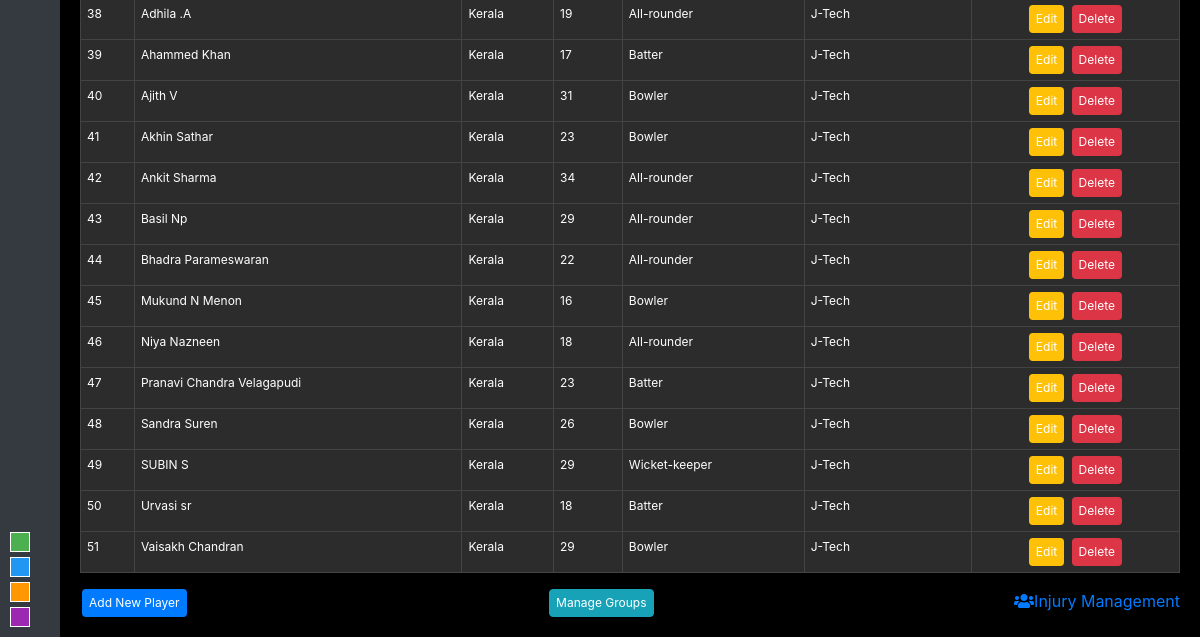
Before: /player_app/ (signed in, lower part) with the older database file.
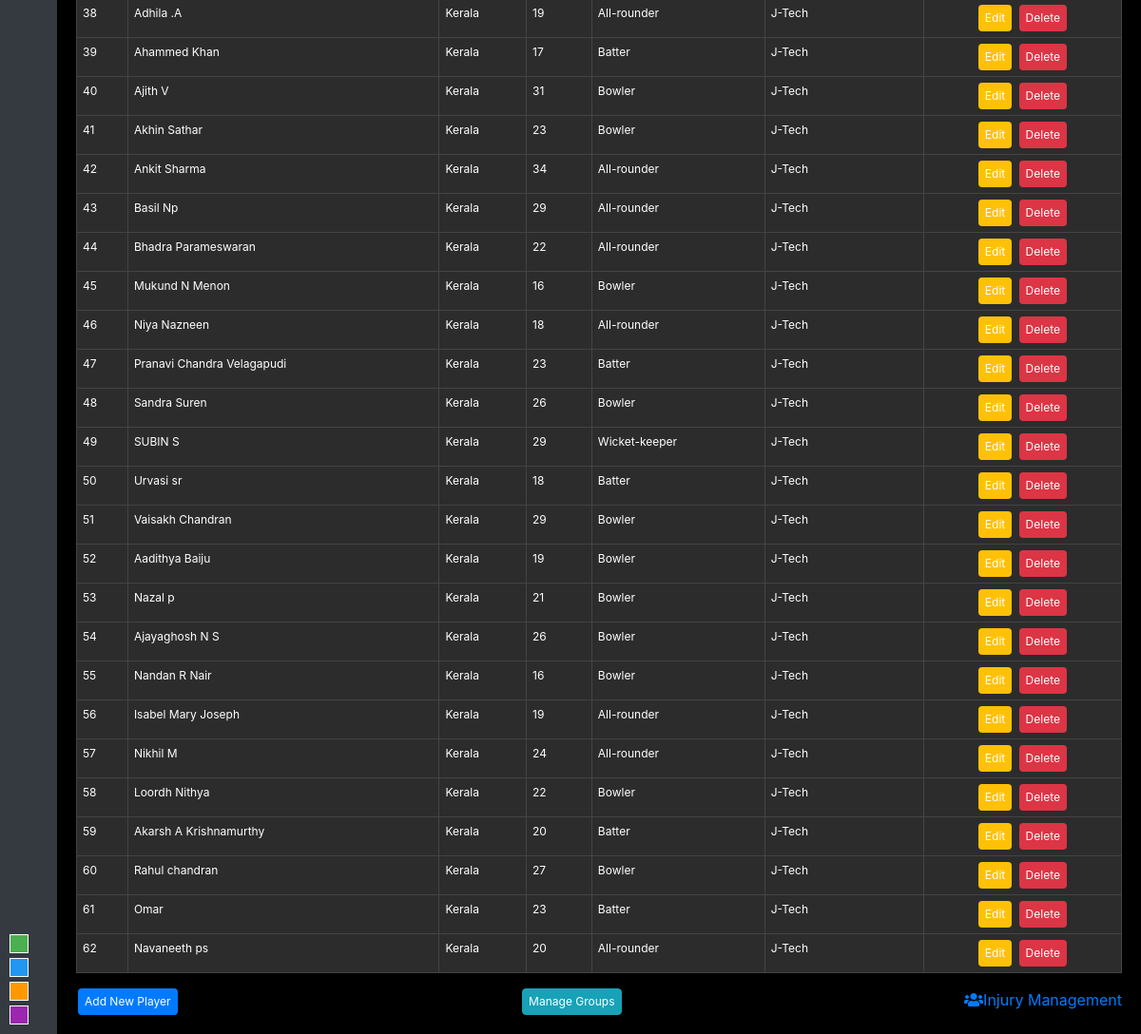
After: the same page with the newer database file.
### player_app/models.py (models this page shows, shortened)
class Player(models.Model):
    Age_category_choices = [
        ('boys under 16', 'Boys under 16'),
        ('boys under 19', 'Boys under 19'),
        ('men under 23', 'Men Under 23'),
        ('men senior', 'Men Senior'),
        ('girls under 15','Girls under 15'),
        ('girls under 19','Girls under 19'),
        ('women under 23','Women Under 23'),
        ('women senior','Women Senior'),
    ]
    ROLE_CHOICES = [
        ('Batter','Batter'),
        ('Bowler','Bowler'),
        ('All-rounder','All-rounder'),
        ('Wicket-keeper','Wicket-keeper'),
    ]
    PLAYERS_STATAUS = [
        ('full participation', 'Full Participation'),
        ('limited participation', 'Limited Participation'),
        ('no participation', 'No Participation'),
    ]
    organization = models.ForeignKey(
        Organization, on_delete=models.SET_NULL, null=True, blank=True, related_name="users"
    )
    user = models.OneToOneField(User, on_delete=models.CASCADE)  # Link to Django's user model (CustomUser)
    name = models.CharField(max_length=100)
    image = models.ImageField(upload_to='images/', null=True, blank=True, default='images/default_profile.jpg')
    email = models.EmailField(blank=True, null=True)
    date_of_birth = models.DateField(blank=True, null=True)
    primary_contact_number = models.CharField(max_length=15, blank=True, null=True)
    secondary_contact_number = models.CharField(max_length=15, blank=True, null=True)
    gender_choices = [('Male', 'Male'), ('Female', 'Female'), ('Other', 'Other')]
    gender = models.CharField(max_length=10, choices=gender_choices, blank=True, null=True)
    pincode = models.CharField(max_length=10, blank=True, null=True)
    address = models.TextField(blank=True, null=True)
    nationality = models.CharField(max_length=100, blank=True, null=True)
    current_age = models.IntegerField(null=True,blank=True)
    STATES = [
        ('Andhra Pradesh', 'Andhra Pradesh'),
        ('Arunachal Pradesh', 'Arunachal Pradesh'),
        ('Assam', 'Assam'),
        ('Bihar', 'Bihar'),
        ('Chhattisgarh', 'Chhattisgarh'),
        ('Goa', 'Goa'),
        ('Gujarat', 'Gujarat'),
        ('Haryana', 'Haryana'),
        ('Himachal Pradesh', 'Himachal Pradesh'),
        ('Jharkhand', 'Jharkhand'),
        ('Karnataka', 'Karnataka'),
        ('Kerala', 'Kerala'),
        ('Madhya Pradesh', 'Madhya Pradesh'),
        ('Maharashtra', 'Maharashtra'),
        ('Manipur', 'Manipur'),
        ('Meghalaya', 'Meghalaya'),
        ('Mizoram', 'Mizoram'),
        ('Nagaland', 'Nagaland'),
        ('Odisha', 'Odisha'),
        ('Punjab', 'Punjab'),
        ('Rajasthan', 'Rajasthan'),
        ('Sikkim', 'Sikkim'),
        ('Tamil Nadu', 'Tamil Nadu'),
        ('Telangana', 'Telangana'),
        ('Tripura', 'Tripura'),
        ('Uttar Pradesh', 'Uttar Pradesh'),
        ('Uttarakhand', 'Uttarakhand'),
        ('West Bengal', 'West Bengal'),
        ('Andaman and Nicobar Islands', 'Andaman and Nicobar Islands'),
        ('Chandigarh', 'Chandigarh'),
        ('Dadra and Nagar Haveli and Daman and Diu', 'Dadra and Nagar Haveli and Daman and Diu'),
        ('Lakshadweep', 'Lakshadweep'),
        ('Delhi', 'Delhi'),
        ('Puducherry', 'Puducherry'),
        ('Ladakh', 'Ladakh'),
        ('Jammu and Kashmir', 'Jammu and Kashmir'),
        ('others', 'others')
    ]
    @property
    def age(self):
        if self.date_of_birth:
            today = date.today()
            return today.year - self.date_of_birth.year - (
                    (today.month, today.day) < (self.date_of_birth.month, self.date_of_birth.day))
        return None
    state = models.CharField(max_length=40, choices=STATES, blank=True, null=True)
    district = models.CharField(max_length=100, blank=True, null=True)
    role = models.CharField(max_length=100, choices=ROLE_CHOICES ,blank=True, null=True)
    batting_style = models.CharField(max_length=100, blank=True, null=True)
    bowling_style = models.CharField(max_length=100, blank=True, null=True)
    handedness_choices = [('Right', 'Right'), ('Left', 'Left')]
    handedness = models.CharField(max_length=10, choices=handedness_choices, blank=True, null=True)
    aadhar_number = models.CharField(max_length=12, blank=True, null=True)
    sports_role = models.CharField(max_length=100, blank=True, null=True)
    id_card_number = models.CharField(max_length=50, blank=True, null=True)
    weight = models.FloatField(blank=True, null=True)
    height = models.FloatField(blank=True, null=True)
    age_category = models.CharField(max_length=50, choices=Age_category_choices, blank=True, null=True)
    team = models.CharField(max_length=100, blank=True, null=True)
    position = models.CharField(max_length=100, blank=True, null=True)
    medical_certificates = models.FileField(upload_to='certificates/', blank=True, null=True)
    aadhar_card_upload = models.FileField(upload_to='documents/aadhar/', blank=True, null=True)
    pan_card_upload = models.FileField(upload_to='documents/pan/', blank=True, null=True)
    marksheets_upload = models.FileField(upload_to='documents/marksheets/', blank=True, null=True)
    guardian_name = models.CharField(max_length=100, blank=True, null=True)
    relation_choices = [
        ('Father', 'Father'),
        ('Mother', 'Mother'),
        ('Brother', 'Brother'),
        ('Guardian', 'Guardian'),
        ('Other', 'Other')
    ]
    relation = models.CharField(max_length=20, choices=relation_choices, blank=True, null=True)
    guardian_mobile_number = models.CharField(max_length=15, blank=True, null=True)
    disease = models.CharField(max_length=100, blank=True, null=True)
    allergies = models.CharField(max_length=100, blank=True, null=True)
    additional_information = models.TextField(blank=True, null=True)
    players_in_groups = models.ManyToManyField(Player_Group, blank=True)
    user_role = models.CharField(max_length=20, default='Player')
    password = models.CharField(max_length=100, default=False)
    player_status = models.CharField(max_length=40, choices=PLAYERS_STATAUS,null=True)
    skill_status = models.CharField(max_length=500, null=True, blank=True)
    traning_status = models.CharField(max_length=500, null=True, blank=True)
    created_at = models.DateTimeField(auto_now_add=True,null=True)

### accounts/models.py (models this page shows)
class Organization(models.Model):
    user = models.OneToOneField(settings.AUTH_USER_MODEL, on_delete=models.CASCADE)
    name = models.CharField(max_length=255)
    phone_number = models.CharField(max_length=15, blank=True)
    address = models.TextField(blank=True)
    role = models.CharField(max_length=20, default='OrganizationAdmin')
    def __str__(self):
        return self.name

### player_app/views.py (the view)
# urls.py: path('', views.player_list, name='player_list'),
def player_list(request):
    organizations = Organization.objects.all()
    selected_organization = None
    players = []
    if request.user.is_superuser:
        selected_organization_id = request.GET.get('organization')
        if selected_organization_id:
            selected_organization = get_object_or_404(Organization, id=selected_organization_id)
            players = Player.objects.filter(organization=selected_organization)
    else:
        try:
            if request.user.organization:  # Ensure organization exists
                selected_organization = request.user.organization
                players = Player.objects.filter(organization=selected_organization)
            else:
                players = []  # No players to show if no organization
        except ObjectDoesNotExist:
            players = []  # Handle missing organization safely
    return render(request, 'player_app/player_list.html', {
        'organizations': organizations,
        'selected_organization': selected_organization,
        'players': players,
    })

### player_app/templates/player_app/player_list.html (shortened to what this page needs)
{% extends 'base.html' %}
{% block content %}
<table class="table table-striped table-bordered">
    <tbody id="playerTableBody">
        {% for player in players %}
            {% if request.user.is_superuser or player.organization == request.user.organization %}
                <tr>
                    <td>{{ player.id }}</td>
                    <td><a href="{% url 'player_detail' player.pk %}" style="color: #ffffff;">{{ player.name }}</a></td>
                    <td>{{ player.state }}</td>
                    <td>{{ player.age }}</td>
                    <td>{{ player.role }}</td>
                    <td>{{ player.organization }}</td>
                    <td class="text-center">
                        <a href="{% url 'player_update' player.pk %}" class="btn btn-edit">Edit</a>
                        <a href="{% url 'player_delete' player.pk %}" class="btn btn-delete" onclick="return confirm('Are you sure you want to delete this player?');">Delete</a>
                    </td>
                </tr>
            {% endif %}
        {% endfor %}
    </tbody>
</table>
<div class="d-flex">
    <a href="{% url 'player_create' %}" class="btn btn-add">Add New Player</a>
    <a href="{% url 'manage_groups' %}" class="btn btn-info">Manage Groups</a>
    <a href="{% url 'create_injury' %}"><i class="fas fa-users"></i><span class="text">Injury Management</span></a>
</div>
{% endblock %}

### player_app/templates/base.html (shortened to what this page needs)
<!DOCTYPE html>
<html lang="en">
<head>
    <link href="https://stackpath.bootstrapcdn.com/bootstrap/4.5.2/css/bootstrap.min.css" rel="stylesheet">
    <link href="https://cdnjs.cloudflare.com/ajax/libs/font-awesome/5.15.4/css/all.min.css" rel="stylesheet">
</head>
<body>
<div class="content-wrapper">
    <div class="sidebar">
        <div class="color-boxes">
            <div class="color-box" style="background-color: #4CAF50;" data-scheme="scheme1"></div>
            <div class="color-box" style="background-color: #2196F3;" data-scheme="scheme2"></div>
            <div class="color-box" style="background-color: #FF9800;" data-scheme="scheme3"></div>
            <div class="color-box" style="background-color: #9C27B0;" data-scheme="scheme4"></div>
        </div>
    </div>
</div>
    <div class="main-content">
        {% block content %}{% endblock %}
    </div>
</body>
</html>

### player_app/templates/base.html (style rules this page uses)
body { margin: 0; height: 100vh; display: flex; flex-direction: column; overflow: hidden; }
.color-boxes { display: flex; flex-direction: column; gap: 5px; position: absolute; left: 10px; bottom: 10px; }
.color-box { width: 20px; height: 20px; cursor: pointer; border: 1px solid #ffffff; }
.content-wrapper { display: flex; flex-grow: 1; margin-top: 50px; overflow: hidden; }
.sidebar { width: 60px; background-color: var(--sidebar-bg-color, #343a40); height: calc(100vh - 50px); padding-top: 20px; position: fixed; top: 50px; overflow: hidden; transition: width 0.3s; }
.main-content { margin-left: 60px; padding: 20px; flex-grow: 1; overflow-y: auto; height: calc(100vh - 50px); transition: margin-left 0.3s; }

### player_app/templates/player_app/player_list.html (style rules this page uses)
body { background-color: #000000; color: #ffffff; }
.table { width: 100%; border-collapse: collapse; font-size: 0.75rem; }
.btn { margin: 0 2px; border-radius: 4px; padding: 4px 6px; font-size: 0.75rem; text-decoration: none; color: #ffffff; }
.btn-edit { background-color: #ffc107; }
.btn-delete { background-color: #dc3545; }
.btn-add { background-color: #007bff; }
.btn-info { background-color: #17a2b8; }
.d-flex { display: flex; justify-content: space-between; margin-top: 10px; }

Changed rows visible on the page:
added Player: id "52", name "Aadithya Baiju", state "Kerala", age "19", role "Bowler", organization "J-Tech"
added Player: id "53", name "Nazal p", state "Kerala", age "21", role "Bowler", organization "J-Tech"
added Player: id "54", name "Ajayaghosh N S", state "Kerala", age "26", role "Bowler", organization "J-Tech"
added Player: id "55", name "Nandan R Nair", state "Kerala", age "16", role "Bowler", organization "J-Tech"
added Player: id "56", name "Isabel Mary Joseph", state "Kerala", age "19", role "All-rounder", organization "J-Tech"
added Player: id "57", name "Nikhil M", state "Kerala", age "24", role "All-rounder", organization "J-Tech"
added Player: id "58", name "Loordh Nithya", state "Kerala", age "22", role "Bowler", organization "J-Tech"
added Player: id "59", name "Akarsh A Krishnamurthy", state "Kerala", age "20", role "Batter", organization "J-Tech"
added Player: id "60", name "Rahul chandran", state "Kerala", age "27", role "Bowler", organization "J-Tech"
added Player: id "61", name "Omar", state "Kerala", age "23", role "Batter", organization "J-Tech"
added Player: id "62", name "Navaneeth ps", state "Kerala", age "20", role "All-rounder", organization "J-Tech"
